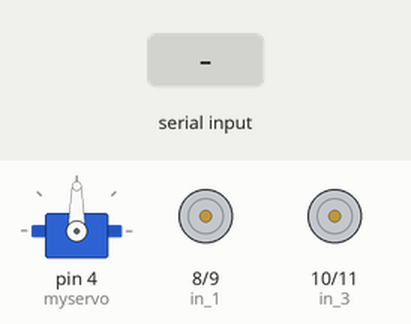
Recording of a sketch running on a simulated Arduino Uno, built with avr-gcc and run on an emulated ATmega328P. On the bench: servo, motor-driver pin pairs drawn as motors (green arrow = first pin HIGH = forward, orange = second pin HIGH = backward, longer = more drive). The inputs (shaded band) are chosen by the test bench.

Above: at 1.2 s.
1.3 s: "z" received over Serial
4.3 s: "w" received over Serial
At 5.0 s:
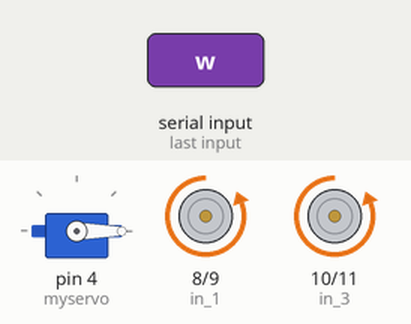
5.8 s: "s" received over Serial
At 6.1 s:
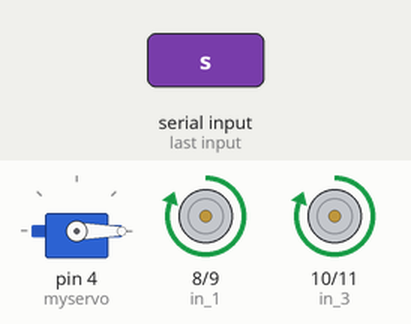
7.3 s: "d" received over Serial
At 8.5 s:
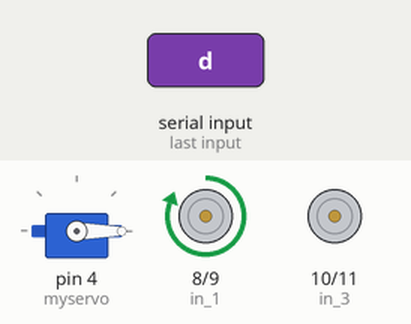
8.8 s: "a" received over Serial
At 9.7 s:
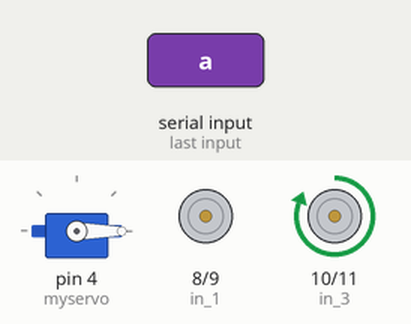
10.3 s: "g" received over Serial
At 10.8 s:
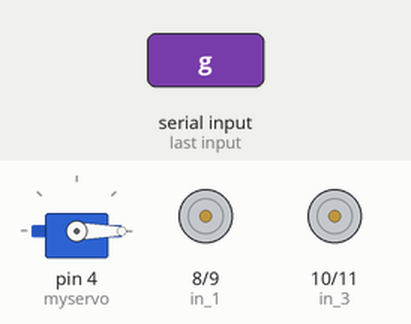
Timing chart, 0 to 12.8 s (numbered marks = the images above; inputs shaded):
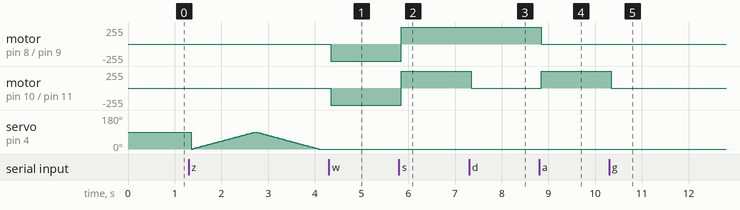

The sketch:

marker_servo.ino
```cpp
#include <Servo.h>

Servo myservo;  // create servo object to control a servo
// twelve servo objects can be created on most boards

int pos = 0;    // variable to store the servo position

const int in_1 = 8 ;
const int in_2 = 9 ;
const int in_3 = 10;
const int in_4 = 11;

char data; //initialize state variable
void setup()
{
 Serial.begin(9600);
 pinMode(in_1,OUTPUT); //Logic pins are also set as output
 pinMode(in_2,OUTPUT);
 pinMode(in_3,OUTPUT);
 pinMode(in_4,OUTPUT);
 myservo.attach(4);  // attaches the servo on pin 9 to the servo object
 }

void loop() {
  // put your main code here, to run repeatedly:
 if(Serial.available()>0)
   {
      data= Serial.read(); // reading the data received from the bluetooth module
      switch(data)
      {
        case 'w':
        digitalWrite(in_1,LOW);
        digitalWrite(in_2,HIGH);
        digitalWrite(in_3,LOW);
        digitalWrite(in_4,HIGH);
        break;

        case 's':
        digitalWrite(in_1,HIGH);
        digitalWrite(in_2,LOW);
        digitalWrite(in_3,HIGH);
        digitalWrite(in_4,LOW);
        break;

        case 'd':
        digitalWrite(in_1,HIGH);
        digitalWrite(in_2,LOW);
        digitalWrite(in_3,LOW);
        digitalWrite(in_4,LOW);
        break;

        case 'a':
        digitalWrite(in_1,LOW);
        digitalWrite(in_2,LOW);
        digitalWrite(in_3,HIGH);
        digitalWrite(in_4,LOW);
        break;

        case'g':
        digitalWrite(in_1,LOW);
        digitalWrite(in_2,LOW);
        digitalWrite(in_3,LOW);
        digitalWrite(in_4,LOW);
        break;

        case'z':
        servo();
        default :
        break;
      }

   }
delay(50);

}


void servo(){
for (pos = 0; pos <= 90; pos += 1) { // goes from 0 degrees to 180 degrees
    // in steps of 1 degree
    myservo.write(pos);              // tell servo to go to position in variable 'pos'
    delay(15);                       // waits 15ms for the servo to reach the position
  }
  for (pos = 90; pos >= 0; pos -= 1) { // goes from 180 degrees to 0 degrees
    myservo.write(pos);              // tell servo to go to position in variable 'pos'
    delay(15);                       // waits 15ms for the servo to reach the position
  }
  }
```

Measured:
- after the input at 4.3 s, motor on pin 8 (in_1) / pin 9 (in_2), motor on pin 10 (in_3) / pin 11 (in_4): stopped → backward 255/255 at once
- after the input at 5.8 s, motor on pin 8 (in_1) / pin 9 (in_2), motor on pin 10 (in_3) / pin 11 (in_4): backward 255/255 → forward 255/255 after 0.05 s
- after the input at 7.3 s, motor on pin 10 (in_3) / pin 11 (in_4): forward 255/255 → stopped after 0.05 s
- after the input at 8.8 s, motor on pin 8 (in_1) / pin 9 (in_2): forward 255/255 → stopped after 0.05 s; motor on pin 10 (in_3) / pin 11 (in_4): stopped → forward 255/255 after 0.05 s
- after the input at 10.3 s, motor on pin 10 (in_3) / pin 11 (in_4): forward 255/255 → stopped after 0.05 s
